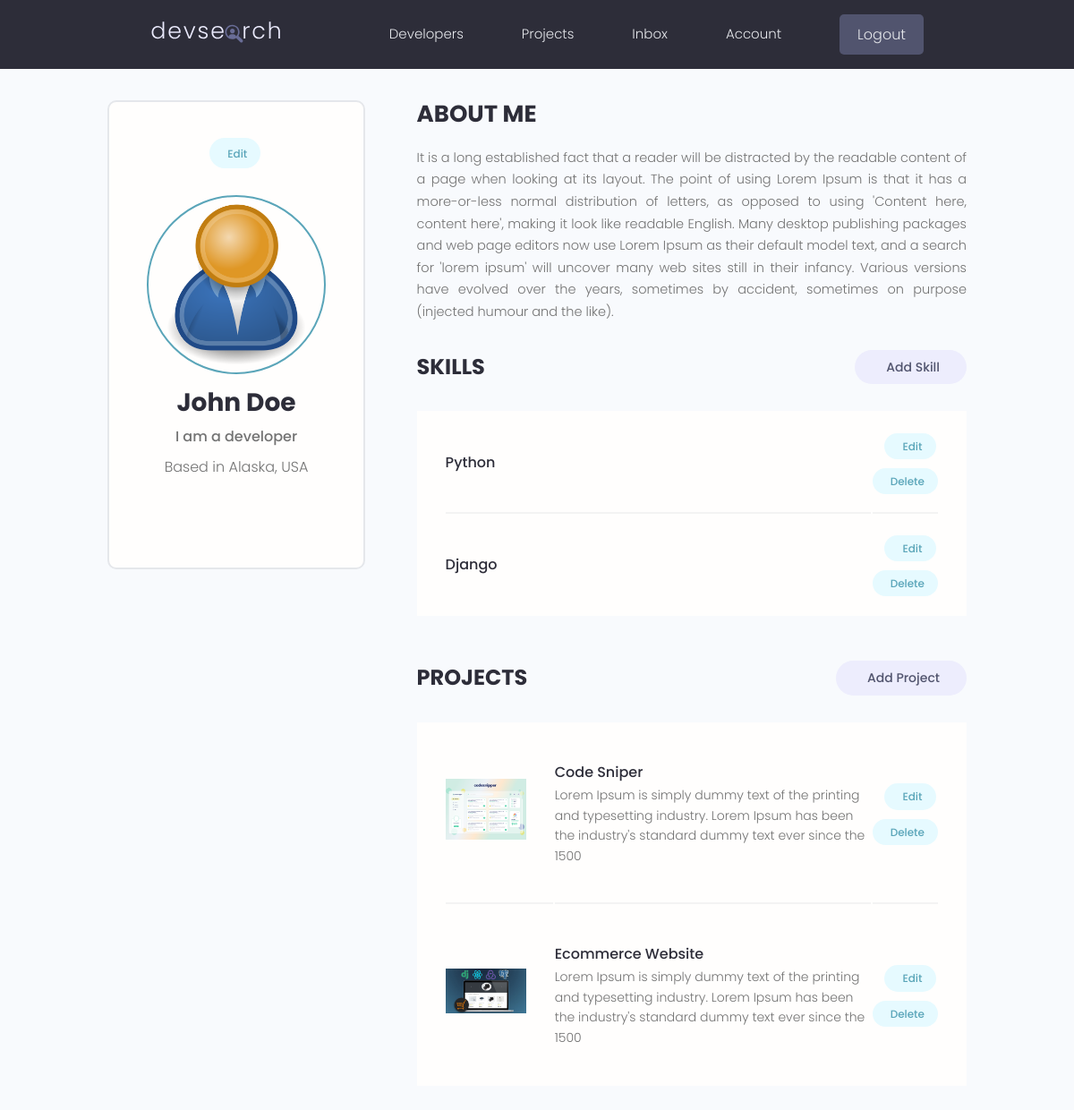
/account/ (signed in), run on the app's committed database.
### users/models.py (models this page shows, shortened)
class Profile(models.Model):
    user = models.OneToOneField(User, on_delete=models.CASCADE,
                                blank=True, null=True)
    name = models.CharField(max_length=200, blank=True, null=True)
    email = models.EmailField(max_length=500, blank=True, null=True)
    username = models.CharField(max_length=200, blank=True, null=True)
    location = models.CharField(max_length=200, blank=True, null=True)
    short_intro = models.CharField(max_length=200, blank=True, null=True)
    bio = models.TextField(blank=True, null=True)
    profile_image = models.ImageField(blank=True, null=True,
                                      upload_to='profiles/',
                                      default='profiles/user-default.png')
    social_github = models.CharField(max_length=200, blank=True, null=True)
    social_twitter = models.CharField(max_length=200, blank=True, null=True)
    social_linkedin = models.CharField(max_length=200, blank=True, null=True)
    social_youtube = models.CharField(max_length=200, blank=True, null=True)
    social_website = models.CharField(max_length=200, blank=True, null=True)
    created = models.DateTimeField(auto_now_add=True)
    id = models.UUIDField(default=uuid.uuid4, unique=True,
                          primary_key=True, editable=False)
    class Meta:
        ordering = ['created']
    @property
    def imageURL(self):
        try:
            url = self.profile_image.url
        except:
            url = ''
        return url

class Skill(models.Model):
    owner = models.ForeignKey(Profile, on_delete=models.CASCADE,
                              null=True, blank=True)
    name = models.CharField(max_length=200, blank=True, null=True)
    description = models.TextField(blank=True, null=True)
    created = models.DateTimeField(auto_now_add=True)
    id = models.UUIDField(default=uuid.uuid4, unique=True,
                          primary_key=True, editable=False)

### projects/models.py (models this page shows, shortened)
class Project(models.Model):
    owner = models.ForeignKey(Profile, null=True, blank=True,
                              on_delete=models.CASCADE)
    title = models.CharField(max_length=200)
    description = models.TextField(null=True, blank=True)
    featured_image = models.ImageField(null=True, blank=True,
                                       default="default.jpg")
    demo_link = models.CharField(max_length=2000, null=True, blank=True)
    source_link = models.CharField(max_length=2000, null=True, blank=True)
    tags = models.ManyToManyField('Tag', blank=True)
    vote_total = models.IntegerField(default=0, null=True, blank=True)
    vote_ratio = models.IntegerField(default=0, null=True, blank=True)
    created = models.DateTimeField(auto_now_add=True)
    id = models.UUIDField(default=uuid.uuid4, unique=True,
                          primary_key=True, editable=False)
    class Meta:
        ordering = ['-vote_ratio', '-vote_total', 'title']
    @property
    def imageURL(self):
        try:
            url = self.featured_image.url
        except:
            url = ''
        return url

### users/views.py (the view)
# urls.py: path('account/', views.userAccount, name="account"),
@login_required(login_url='login')
def userAccount(request):
    profile = request.user.profile
    skills = profile.skill_set.all()
    projects = profile.project_set.all()
    context = {
        'profile': profile,
        'skills': skills,
        'projects': projects,
    }
    return render(request, 'users/account.html', context)

### users/templates/users/account.html (shortened to what this page needs)
{% extends 'main.html' %}
{% block content %}
  <main class="settingsPage profile my-md">
    <div class="container">
      <div class="layout">
        <div class="column column--1of3">
          <div class="card text-center">
            <div class="card__body dev">
              <a class="tag tag--pill tag--main settings__btn" href="{% url 'edit-account' %}"> Edit</a>
              <img class="avatar avatar--xl dev__avatar" src="{{profile.imageURL}}" />
              <h2 class="dev__name">{{profile.name}}</h2>
              <p class="dev__title">{{profile.short_intro}}</p>
              <p class="dev__location">Based in {{profile.location}}</p>
            </div>
          </div>
        </div>
        <div class="column column--2of3">
          <div class="devInfo">
            <h3 class="devInfo__title">About Me</h3>
            <p class="devInfo__about">{{profile.bio}}</p>
          </div>
          <div class="settings">
            <h3 class="settings__title">Skills</h3>
            <a class="tag tag--pill tag--sub settings__btn tag--lg" href="{% url 'create-skill' %}"> Add Skill</a>
          </div>
          <table class="settings__table">
            {% for skill in skills %}
            <tr>
              <td class="settings__tableInfo">
                <h4>{{skill.name}}</h4>
              </td>
              <td class="settings__tableActions">
                <a class="tag tag--pill tag--main settings__btn" href="{% url 'update-skill' skill.id %}"> Edit</a>
                <a class="tag tag--pill tag--main settings__btn" href="{% url 'delete-skill' skill.id %}?next=/account">
                  Delete</a>
              </td>
            </tr>
            {% endfor %}
          </table>
          <div class="settings">
            <h3 class="settings__title">Projects</h3>
            <a class="tag tag--pill tag--sub settings__btn tag--lg" href="{% url 'create-project' %}"> Add Project</a>
          </div>
          <table class="settings__table">
            {% for project in projects %}
            <tr>
              <td class="settings__thumbnail">
                <a href="{% url 'project' project.id %}"><img src="{{project.imageURL}}" alt="Project Thumbnail" /></a>
              </td>
              <td class="settings__tableInfo">
                <a href="{% url 'project' project.id %}">{{project.title}}</a>
                <p>{{project.description|slice:"150"}}</p>
              </td>
              <td class="settings__tableActions">
                <a class="tag tag--pill tag--main settings__btn" href="{% url 'update-project' project.id %}"> Edit</a>
                <a class="tag tag--pill tag--main settings__btn" href="{% url 'delete-project' project.id %}?next=/account">
                  Delete</a>
              </td>
            </tr>
            {% endfor %}
          </table>
        </div>
      </div>
    </div>
  </main>
{% endblock content %}

### static/styles/app.css (style rules this page uses)
:root { --color-sub: #2d2d39; }
.card { border: 2px solid var(--color-light); }
img { width: 100%; }
.profile .card > .dev { padding: 4rem; }
.dev__avatar { display: block; margin: auto; }
.dev__name { color: var(--color-sub); font-size: 2.8rem; font-weight: 700; margin-top: 1rem; margin-bottom: 0.5rem; }
.dev__title { font-size: 1.6rem; font-weight: 500; line-height: 1.3; }
.dev__location { margin-top: 1rem; }
.devInfo { margin-bottom: 3rem; }
.devInfo__title, .devInfo__subtitle { font-size: 2.6rem; color: var(--color-sub); text-transform: uppercase; font-weight: 700; margin-bottom: 1.5rem; }
.devInfo__about, .devSkill__info { font-size: 1.45rem; line-height: 1.7; text-align: justify; }
.settingsPage .dev > .settings__btn { display: inline-block; margin-bottom: 3rem; }
.settings { display: flex; justify-content: space-between; align-items: center; }
.settings__title { font-size: 2.4rem; text-transform: uppercase; font-weight: 700; color: var(--color-sub); }
.settings__table { margin-top: 3rem; margin-bottom: 5rem; padding: 0 3rem; background: var(--color-white); }
.settings__table tr { width: 100%; }
.settings__table tr > td { padding: 2rem 0; }
.settings__table tr:not(:last-child) td { border-bottom: 2px solid var(--color-white-light); }
.settings__thumbnail { width: 23%; min-width: 10rem; }
.settings__thumbnail img { padding-right: 3rem; height: 15rem; object-fit: contain; }
.settings__tableInfo { width: 100%; }
.settings__tableInfo h4, .settings__tableInfo a { padding-right: 1rem; width: auto; font-size: 1.6rem; font-weight: 500; color: var(--color-sub); }
.settings__tableInfo p { font-size: 1.4rem; }
.settings__tableActions { text-align: right; }

### static/uikit/styles/modules/_variables.css (style rules this page uses)
:root { --color-main: #5aa5b9; --color-main-light: #e6faff; --color-sub: #3f4156; --color-sub-light: #51546e; --color-sub-lighter: #ededfd; --color-text: #737373; --color-gray: #8b8b8b; --color-light: #e5e7eb; --color-light-gray: #767676; --color-bg: #f8fafd; --color-white: #fffefd; --color-white-light: #f3f3f3; --color-success: #359e64; --color-success-bg: #def8e8; --color-error: #fc4b0b; --color-error-bg: #fff2ee; --font-base: 'Poppins', arial, helvetica, 'Segoe UI', roboto, ubuntu, sans-serif; --font-monospace: 'Fira Code', 'Courier New', courier, monospace; --font-regular: 300; --font-medium: 500; --font-bold: 700; --generic-shadow: 1px 1px 5px #00000010; --generic-transition: all 0.3s ease-in-out; }

### static/uikit/styles/modules/_base.css (style rules this page uses)
* { margin: 0; padding: 0; box-sizing: border-box; text-rendering: optimizeLegibility; color: inherit; font-size: inherit; }
html { font-size: 50%; }
@media only screen and (min-width: 480px) { html { font-size: 56.25%; } }
@media only screen and (min-width: 1200px) { html { font-size: 62.5%; } }
body { line-height: 1.6; font-weight: 400; font-size: 1.5rem; color: var(--color-text); background-color: var(--color-bg); min-height: 100vh; }

### static/uikit/styles/modules/_typography.css (style rules this page uses)
* { font-family: var(--font-base); }
h2 { font-size: 3.6rem; font-weight: var(--font-bold); }
h3 { font-size: 3.2rem; font-weight: var(--font-medium); }
h4 { font-size: 2.8rem; font-weight: var(--font-medium); }
p, span, strong { font-size: 1.6rem; color: var(--color-text); font-weight: var(--font-regular); }
a { padding-bottom: 2px; text-decoration: none; display: inline-block; color: var(--color-main); font-weight: var(--font-medium); }

### static/uikit/styles/modules/_utilities.css (style rules this page uses)
.container { width: 92%; max-width: 165rem; margin: 0 auto; box-sizing: border-box; }
@media screen and (min-width: 1000px) { .container { width: 90%; } }
@media screen and (min-width: 1200px) { .container { width: 80%; } }
.text-center { text-align: center; }
.my-md { margin: 3rem auto; }

### static/uikit/styles/modules/_avatar.css (style rules this page uses)
.avatar { border-radius: 50%; border: 2px solid var(--color-main); object-fit: cover; }
.avatar--xl { height: 20rem; width: 20rem; }

### static/uikit/styles/modules/_card.css (style rules this page uses)
.card { border-radius: 1rem; background-color: var(--color-white); border: 1.5px solid var(--color-light); width: auto; height: auto; margin-top: 0.5rem; margin-bottom: 0.5rem; overflow: hidden; }
.card__body, .card__header { padding: 2rem 2.5rem; }

### static/uikit/styles/modules/_layout.css (style rules this page uses)
.layout { display: flex; flex-flow: row wrap; justify-content: space-between; }
.layout > .column { margin-bottom: 3rem; }
.layout > .column.column--1of3 { flex-basis: 30%; }
.layout > .column.column--2of3 { flex-basis: 64%; }

### data on the page
Profile: imageURL (placeholder picture), name "John Doe", short_intro "I am a developer", location "Alaska, USA", bio "It is a long established fact that a reader will be distracted by the readable content of a page when looking at its layout. The point of using Lorem Ipsum is that it has a more-or-less normal distribution of letters, as opposed to using 'Content here, content here', making it look like readable English. Many desktop publishing packages and web page editors now use Lorem Ipsum as their default model text, and a search for 'lorem ipsum' will uncover many web sites still in their infancy. Various versions have evolved over the years, sometimes by accident, sometimes on purpose (injected humour and the like)."
Skill: name "Python"
Skill: name "Django"
Project: imageURL (picture), title "Code Sniper", description "Lorem Ipsum is simply dummy text of the printing and typesetting industry. Lorem Ipsum has been the industry's standard dummy text ever since the 1500"
Project: imageURL (picture), title "Ecommerce Website", description "Lorem Ipsum is simply dummy text of the printing and typesetting industry. Lorem Ipsum has been the industry's standard dummy text ever since the 1500"
